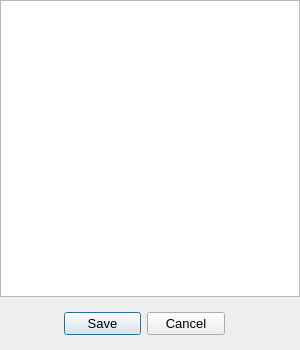
<?xml version="1.0" encoding="UTF-8"?>
<ui version="4.0">
 <class>multiMapDialog</class>
 <widget class="QDialog" name="multiMapDialog">
  <property name="windowModality">
   <enum>Qt::WindowModal</enum>
  </property>
  <property name="geometry">
   <rect>
    <x>0</x>
    <y>0</y>
    <width>300</width>
    <height>350</height>
   </rect>
  </property>
  <property name="font">
   <font>
    <pointsize>10</pointsize>
   </font>
  </property>
  <property name="windowTitle">
   <string>Multi Map Dialog</string>
  </property>
  <property name="modal">
   <bool>true</bool>
  </property>
  <widget class="QDialogButtonBox" name="buttonBox">
   <property name="geometry">
    <rect>
     <x>64</x>
     <y>308</y>
     <width>161</width>
     <height>32</height>
    </rect>
   </property>
   <property name="toolTip">
    <string>Save or discard changes</string>
   </property>
   <property name="orientation">
    <enum>Qt::Horizontal</enum>
   </property>
   <property name="standardButtons">
    <set>QDialogButtonBox::Cancel|QDialogButtonBox::Save</set>
   </property>
  </widget>
  <widget class="QListWidget" name="listWidget">
   <property name="geometry">
    <rect>
     <x>0</x>
     <y>0</y>
     <width>300</width>
     <height>297</height>
    </rect>
   </property>
   <property name="editTriggers">
    <set>QAbstractItemView::NoEditTriggers</set>
   </property>
  </widget>
 </widget>
 <resources/>
 <connections>
  <connection>
   <sender>buttonBox</sender>
   <signal>accepted()</signal>
   <receiver>multiMapDialog</receiver>
   <slot>accept()</slot>
   <hints>
    <hint type="sourcelabel">
     <x>248</x>
     <y>254</y>
    </hint>
    <hint type="destinationlabel">
     <x>157</x>
     <y>274</y>
    </hint>
   </hints>
  </connection>
  <connection>
   <sender>buttonBox</sender>
   <signal>rejected()</signal>
   <receiver>multiMapDialog</receiver>
   <slot>reject()</slot>
   <hints>
    <hint type="sourcelabel">
     <x>316</x>
     <y>260</y>
    </hint>
    <hint type="destinationlabel">
     <x>286</x>
     <y>274</y>
    </hint>
   </hints>
  </connection>
 </connections>
</ui>
